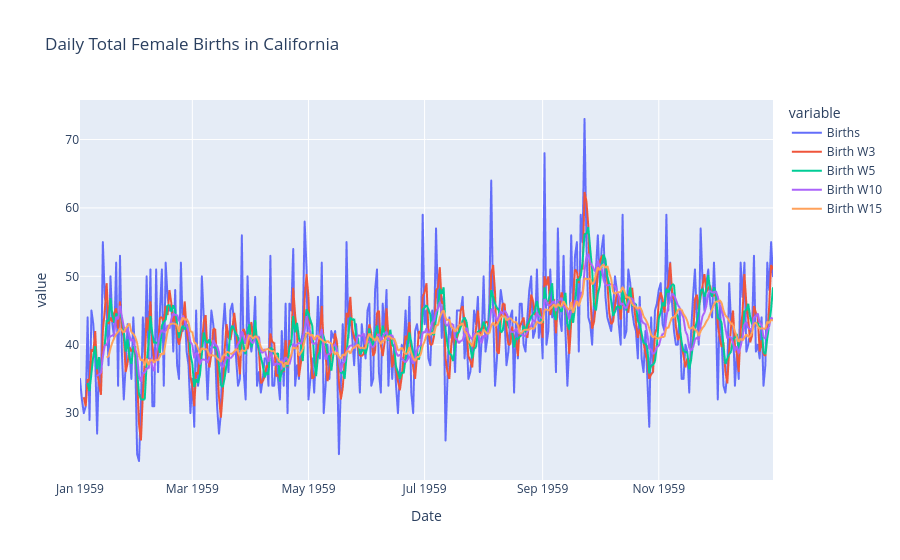

Notebook code for this chart:
### Code cell
fig = px.line(df, x='Date', y=['Births', 'Birth W3', 'Birth W5', 'Birth W10', 'Birth W15'], 
title='Daily Total Female Births in California')
fig.show()

### Figure 1 — Plotly figure (JSON) as saved in the notebook; plotly's stock layout.template omitted (floating-point values rounded to 4 significant figures; data arrays with more than 128 entries replaced by an {"elided": "..."} marker saying what was removed)
{"data": [{"hovertemplate": "variable=Births<br>Date=%{x}<br>value=%{y}<extra></extra>", "legendgroup": "Births", "line": {"color": "#636efa", "dash": "solid"}, "marker": {"symbol": "circle"}, "mode": "lines", "name": "Births", "showlegend": true, "type": "scattergl", "x": {"elided": "365 str values"}, "xaxis": "x", "y": {"elided": "365 float values"}, "yaxis": "y"}, {"hovertemplate": "variable=Birth W3<br>Date=%{x}<br>value=%{y}<extra></extra>", "legendgroup": "Birth W3", "line": {"color": "#EF553B", "dash": "solid"}, "marker": {"symbol": "circle"}, "mode": "lines", "name": "Birth W3", "showlegend": true, "type": "scattergl", "x": {"elided": "365 str values"}, "xaxis": "x", "y": {"elided": "365 float values"}, "yaxis": "y"}, {"hovertemplate": "variable=Birth W5<br>Date=%{x}<br>value=%{y}<extra></extra>", "legendgroup": "Birth W5", "line": {"color": "#00cc96", "dash": "solid"}, "marker": {"symbol": "circle"}, "mode": "lines", "name": "Birth W5", "showlegend": true, "type": "scattergl", "x": {"elided": "365 str values"}, "xaxis": "x", "y": {"elided": "365 float values"}, "yaxis": "y"}, {"hovertemplate": "variable=Birth W10<br>Date=%{x}<br>value=%{y}<extra></extra>", "legendgroup": "Birth W10", "line": {"color": "#ab63fa", "dash": "solid"}, "marker": {"symbol": "circle"}, "mode": "lines", "name": "Birth W10", "showlegend": true, "type": "scattergl", "x": {"elided": "365 str values"}, "xaxis": "x", "y": {"elided": "365 float values"}, "yaxis": "y"}, {"hovertemplate": "variable=Birth W15<br>Date=%{x}<br>value=%{y}<extra></extra>", "legendgroup": "Birth W15", "line": {"color": "#FFA15A", "dash": "solid"}, "marker": {"symbol": "circle"}, "mode": "lines", "name": "Birth W15", "showlegend": true, "type": "scattergl", "x": {"elided": "365 str values"}, "xaxis": "x", "y": {"elided": "365 float values"}, "yaxis": "y"}], "layout": {"legend": {"title": {"text": "variable"}, "tracegroupgap": 0}, "title": {"text": "Daily Total Female Births in California"}, "xaxis": {"anchor": "y", "domain": [0, 1], "title": {"text": "Date"}}, "yaxis": {"anchor": "x", "domain": [0, 1], "title": {"text": "value"}}}}
